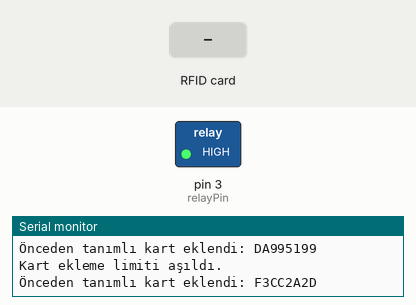
Recording of a program running on a simulated Arduino Uno, built with avr-gcc and run on an emulated ATmega328P. Shown: switched loads named in the program (green lamp = pin HIGH), the last lines printed to the serial monitor. Dashed ring = blinking. The test bench sets the inputs (shaded band).

Above: at 3.6 s.
3.7 s: RFID card D3 EC 2B 28 held to the reader
At 4.5 s:
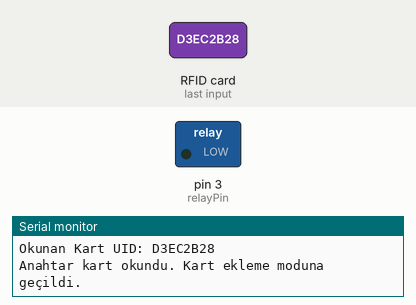
6.7 s: RFID card 4A 9F 4D 99 held to the reader
8.2 s: RFID card 5E 7A 19 C4 held to the reader
Timing chart, 0 to 11.2 s (numbered marks = the images above; inputs shaded):
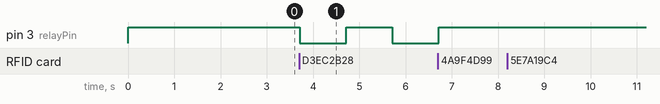

Measured:
- after the input at 3.7 s, pin 3 (relayPin): HIGH → LOW at once, → HIGH 1.0 s later, → LOW 1.0 s later

The program:

main.cpp
```cpp
#include <Wire.h>
#include <Adafruit_PN532.h>
#include <EEPROM.h>

#define relayPin 3
#define SDA_PIN A4 // I2C SDA pini
#define SCL_PIN A5 // I2C SCL pini

Adafruit_PN532 nfc(SDA_PIN, SCL_PIN);  // PN532 modülü örneği

const int maxCards = 50;            // Yetkili kartlar için maksimum dizi boyutu
const int UIDLength = 12;           // UID uzunluğu (kart UID'si 12 karakter olarak saklanacak)
int cardCount = 0;                  // Yetkili kart sayısı
String masterUID = "D3EC2B28";      // Anahtar kartın UID'si
String eepromResetUID = "B2C82C1B"; // EEPROM'u sıfırlayacak kart UID'si
bool addMode = false;               // Kart ekleme modu

unsigned long lastReadTime = 0; // Son kart okuma zamanı
const unsigned long debounceDelay = 3000; // 3 saniye

// Önceden tanımlı kart UID'leri (statik olarak EEPROM'a yazılacak)
String predefinedUIDs[] = {
  "4A9F4D99",
  "3AE0D799",
  "5A920999",
  "638B272D",
  "E3825718",
  "43355D2D",
  "5A688A99",
  "5A4F2199",
  "335C3F2D",
  "F35A172D",
  "3AE2B199",
  "73368713",
  "4A1D1F99",
  "DA8E7A99",
  "139D452D",
  "4A230B99",
  "DA1AF899",
  "3AF29E99",
  "5A368E99",
  "4AD6B399",
  "DA113999",
  "DA82B199",
  "DAEA6D99",
  "D3E3252D",
  "4A27F599",
  "DA092899",
  "83D8332D",
  "5A1C0B99",
  "5A90E899",
  "DA995199",
  "F3CC2A2D"
};
const int numPredefinedUIDs = sizeof(predefinedUIDs) / sizeof(predefinedUIDs[0]);

// Fonksiyon prototipleri
void addUID(String newUID);
bool checkUID(String UID);
void printAuthorizedUIDs();
void loadUIDsFromEEPROM();
void resetEEPROM();
void saveUIDToEEPROM(int index, String UID);
String readUIDFromEEPROM(int index);
void addPredefinedUIDs();

void setup(void) {
  Serial.begin(9600);
  Wire.begin();  // I2C başlat
  nfc.begin();

  // nfc modülünü başlat
  uint32_t versiondata = nfc.getFirmwareVersion();
  if (!versiondata) {
    Serial.print("PN53x modülü bulunamadı!");
    while (1); // Dur ve hata ver
  }

  // PN532 modülünü başlat
  nfc.SAMConfig();

  Serial.println("Kart okuyucuya hazır. Kartınızı yaklaştırın...");

  // Röleyi başlat
  pinMode(relayPin, OUTPUT);
  digitalWrite(relayPin, HIGH);

  // EEPROM'dan kartları yükle
  cardCount = EEPROM.read(0);  // EEPROM'daki ilk byte kart sayısını tutar
  Serial.print("EEPROM'dan kart sayısı yüklendi: ");
  Serial.println(cardCount);

  // Önceden tanımlı kartları EEPROM'a yaz
  addPredefinedUIDs();
}

void loop(void) {
  // Eğer belirli bir süre (3 saniye) geçmemişse kart okuma işlemi yapma
  if (millis() - lastReadTime < debounceDelay) {
    return;
  }

  // Kart UID'sini oku
  uint8_t success;
  uint8_t uid[] = { 0, 0, 0, 0, 0, 0, 0 };  // UID dizesi
  uint8_t uidLength;

  // Yeni kart aranıyor
  success = nfc.readPassiveTargetID(PN532_MIFARE_ISO14443A, uid, &uidLength);

  if (success) {
    lastReadTime = millis(); // Kart okunduğunda zaman güncellemesi
    String content = "";

    for (uint8_t i = 0; i < uidLength; i++) {
      content += String(uid[i], HEX); // UID'yi HEX olarak oku
    }
    content.toUpperCase();
    Serial.print("Okunan Kart UID: ");
    Serial.println(content);

    // Anahtar kartı okuduğumuzu kontrol et
    if (content == masterUID) {
      Serial.println("Anahtar kart okundu. Kart ekleme moduna geçildi.");
      addMode = true;  // Kart ekleme moduna geç
      digitalWrite(relayPin, LOW);
      delay(1000);
      digitalWrite(relayPin, HIGH);
      delay(1000);
      digitalWrite(relayPin, LOW);
      delay(1000);
      digitalWrite(relayPin, HIGH);
      return;
    } else if (content == eepromResetUID) {
      resetEEPROM(); // EEPROM'u sıfırlama işlemi
      return;
    }

    // Kart ekleme modundaysak ve anahtar karttan farklı bir kart okunduysa, yeni kart ekle
    if (addMode) {
      Serial.println("Yeni kart eklendi: " + content);
      addUID(content);  // Yeni kartı ekle
      addMode = false;  // Kart ekleme modundan çık
      delay(2000);
      return;
    }

    // Yetkili kartlar listesinde olup olmadığını kontrol et
    if (checkUID(content)) {
      Serial.println("Yetkili erişim.");
      digitalWrite(relayPin, LOW);
      delay(3000);
      digitalWrite(relayPin, HIGH);
    } else {
      Serial.println("Erişim reddedildi.");
    }
    delay(2000);
  }
}

void resetEEPROM() {
  EEPROM.write(0, 0);  // EEPROM'daki ilk bayta kart sayısı olarak 0 yaz
  Serial.println("EEPROM sıfırlandı. Kart sayısı 0 yapıldı.");
  // Yazılım reseti
  asm volatile ("  jmp 0"); // Programın başlangıcına atla
}

// Kart UID'sini yetkili kartlar listesine ekler
void addUID(String newUID) {
  if (cardCount < maxCards) {
    if (!checkUID(newUID)) {
      saveUIDToEEPROM(cardCount++, newUID);  // Yeni UID'yi EEPROM'a ekle
      EEPROM.write(0, cardCount);  // Yeni kart sayısını EEPROM'a kaydet
      Serial.println("Kart başarıyla eklendi.");
    } else {
      Serial.println("Bu kart zaten eklenmiş.");
    }
  } else {
    Serial.println("Kart ekleme limiti aşıldı.");
  }
}

// Kartın yetkili olup olmadığını kontrol eder
bool checkUID(String UID) {
  for (int i = 0; i < cardCount; i++) {
    if (readUIDFromEEPROM(i) == UID) {
      return true;
    }
  }
  return false;
}

// EEPROM'a kart UID'si kaydet
void saveUIDToEEPROM(int index, String UID) {
  int start = 1 + (index * UIDLength);  // 1. bayttan başla, 0. bayt kart sayısını tutuyor
  for (int i = 0; i < UIDLength; i++) {
    EEPROM.write(start + i, UID[i]);
  }
}

// EEPROM'dan kart UID'sini oku
String readUIDFromEEPROM(int index) {
  int start = 1 + (index * UIDLength);  // 1. bayttan başla
  char UID[UIDLength + 1];
  for (int i = 0; i < UIDLength; i++) {
    UID[i] = char(EEPROM.read(start + i));
  }
  UID[UIDLength] = '\0';  // Null terminator ekle
  return String(UID);
}

// Önceden tanımlı kart UID'lerini EEPROM'a kaydeden fonksiyon
void addPredefinedUIDs() {
  for (int i = 0; i < numPredefinedUIDs; i++) {
    if (!checkUID(predefinedUIDs[i])) {
      addUID(predefinedUIDs[i]);  // Eğer EEPROM'da yoksa ekle
      Serial.println("Önceden tanımlı kart eklendi: " + predefinedUIDs[i]);
    }
  }
}
```
